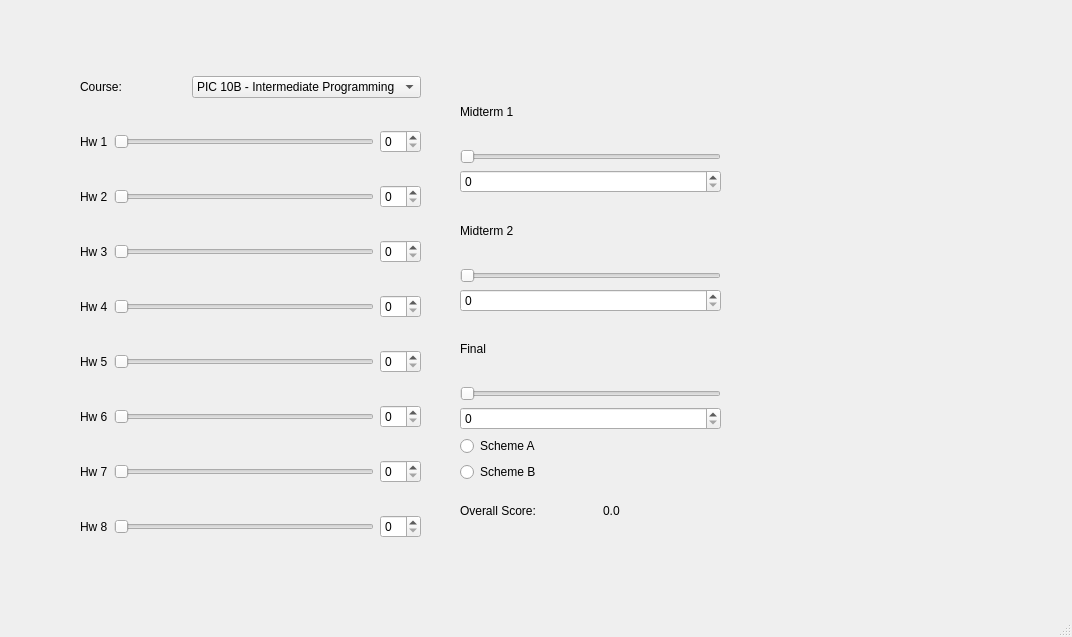
<?xml version="1.0" encoding="UTF-8"?>
<ui version="4.0">
 <class>grade_calculator</class>
 <widget class="QMainWindow" name="grade_calculator">
  <property name="geometry">
   <rect>
    <x>0</x>
    <y>0</y>
    <width>1072</width>
    <height>637</height>
   </rect>
  </property>
  <property name="windowTitle">
   <string>grade_calculator</string>
  </property>
  <widget class="QWidget" name="centralwidget">
   <widget class="QWidget" name="">
    <property name="geometry">
     <rect>
      <x>80</x>
      <y>50</y>
      <width>341</width>
      <height>521</height>
     </rect>
    </property>
    <layout class="QVBoxLayout" name="verticalLayout">
     <item>
      <layout class="QHBoxLayout" name="horizontalLayout_6">
       <item>
        <widget class="QLabel" name="label">
         <property name="text">
          <string>Course:</string>
         </property>
        </widget>
       </item>
       <item>
        <widget class="QComboBox" name="course_selection">
         <item>
          <property name="text">
           <string>PIC 10B - Intermediate Programming</string>
          </property>
         </item>
         <item>
          <property name="text">
           <string>PIC 10C - Advanced Programming</string>
          </property>
         </item>
        </widget>
       </item>
      </layout>
     </item>
     <item>
      <layout class="QGridLayout" name="gridLayout_4">
       <item row="0" column="1">
        <widget class="QSlider" name="hw_slider_1">
         <property name="orientation">
          <enum>Qt::Horizontal</enum>
         </property>
        </widget>
       </item>
       <item row="0" column="2">
        <widget class="QSpinBox" name="hw_sbox_1"/>
       </item>
       <item row="0" column="0">
        <widget class="QLabel" name="label_2">
         <property name="text">
          <string>Hw 1</string>
         </property>
        </widget>
       </item>
      </layout>
     </item>
     <item>
      <layout class="QGridLayout" name="gridLayout_3">
       <item row="0" column="0">
        <widget class="QLabel" name="label_3">
         <property name="text">
          <string>Hw 2</string>
         </property>
        </widget>
       </item>
       <item row="0" column="1">
        <widget class="QSlider" name="hw_slider_2">
         <property name="orientation">
          <enum>Qt::Horizontal</enum>
         </property>
        </widget>
       </item>
       <item row="0" column="2">
        <widget class="QSpinBox" name="hw_sbox_2"/>
       </item>
      </layout>
     </item>
     <item>
      <layout class="QGridLayout" name="gridLayout_2">
       <item row="0" column="0">
        <widget class="QLabel" name="label_4">
         <property name="text">
          <string>Hw 3</string>
         </property>
        </widget>
       </item>
       <item row="0" column="1">
        <widget class="QSlider" name="hw_slider_3">
         <property name="orientation">
          <enum>Qt::Horizontal</enum>
         </property>
        </widget>
       </item>
       <item row="0" column="2">
        <widget class="QSpinBox" name="hw_sbox_3"/>
       </item>
      </layout>
     </item>
     <item>
      <layout class="QGridLayout" name="gridLayout">
       <item row="0" column="0">
        <widget class="QLabel" name="label_5">
         <property name="text">
          <string>Hw 4</string>
         </property>
        </widget>
       </item>
       <item row="0" column="1">
        <widget class="QSlider" name="hw_slider_4">
         <property name="orientation">
          <enum>Qt::Horizontal</enum>
         </property>
        </widget>
       </item>
       <item row="0" column="2">
        <widget class="QSpinBox" name="hw_sbox_4"/>
       </item>
      </layout>
     </item>
     <item>
      <layout class="QHBoxLayout" name="horizontalLayout_4">
       <item>
        <widget class="QLabel" name="label_6">
         <property name="text">
          <string>Hw 5</string>
         </property>
        </widget>
       </item>
       <item>
        <widget class="QSlider" name="hw_slider_5">
         <property name="orientation">
          <enum>Qt::Horizontal</enum>
         </property>
        </widget>
       </item>
       <item>
        <widget class="QSpinBox" name="hw_sbox_5"/>
       </item>
      </layout>
     </item>
     <item>
      <layout class="QHBoxLayout" name="horizontalLayout_3">
       <item>
        <widget class="QLabel" name="label_7">
         <property name="text">
          <string>Hw 6</string>
         </property>
        </widget>
       </item>
       <item>
        <widget class="QSlider" name="hw_slider_6">
         <property name="orientation">
          <enum>Qt::Horizontal</enum>
         </property>
        </widget>
       </item>
       <item>
        <widget class="QSpinBox" name="hw_sbox_6"/>
       </item>
      </layout>
     </item>
     <item>
      <layout class="QHBoxLayout" name="horizontalLayout_2">
       <item>
        <widget class="QLabel" name="label_8">
         <property name="text">
          <string>Hw 7</string>
         </property>
        </widget>
       </item>
       <item>
        <widget class="QSlider" name="hw_slider_7">
         <property name="orientation">
          <enum>Qt::Horizontal</enum>
         </property>
        </widget>
       </item>
       <item>
        <widget class="QSpinBox" name="hw_sbox_7"/>
       </item>
      </layout>
     </item>
     <item>
      <layout class="QHBoxLayout" name="horizontalLayout">
       <item>
        <widget class="QLabel" name="label_9">
         <property name="text">
          <string>Hw 8</string>
         </property>
        </widget>
       </item>
       <item>
        <widget class="QSlider" name="hw_slider_8">
         <property name="orientation">
          <enum>Qt::Horizontal</enum>
         </property>
        </widget>
       </item>
       <item>
        <widget class="QSpinBox" name="spinBox_8"/>
       </item>
      </layout>
     </item>
    </layout>
   </widget>
   <widget class="QWidget" name="">
    <property name="geometry">
     <rect>
      <x>460</x>
      <y>500</y>
      <width>160</width>
      <height>22</height>
     </rect>
    </property>
    <layout class="QHBoxLayout" name="horizontalLayout_5">
     <item>
      <widget class="QLabel" name="label_13">
       <property name="text">
        <string>Overall Score: </string>
       </property>
      </widget>
     </item>
     <item>
      <spacer name="horizontalSpacer">
       <property name="orientation">
        <enum>Qt::Horizontal</enum>
       </property>
       <property name="sizeHint" stdset="0">
        <size>
         <width>40</width>
         <height>20</height>
        </size>
       </property>
      </spacer>
     </item>
     <item>
      <widget class="QLabel" name="final_grade_label">
       <property name="text">
        <string>0.0</string>
       </property>
      </widget>
     </item>
    </layout>
   </widget>
   <widget class="QWidget" name="">
    <property name="geometry">
     <rect>
      <x>460</x>
      <y>81</y>
      <width>261</width>
      <height>401</height>
     </rect>
    </property>
    <layout class="QVBoxLayout" name="verticalLayout_2">
     <item>
      <widget class="QLabel" name="label_10">
       <property name="text">
        <string>Midterm 1</string>
       </property>
      </widget>
     </item>
     <item>
      <widget class="QSlider" name="midterm_slider_1">
       <property name="orientation">
        <enum>Qt::Horizontal</enum>
       </property>
      </widget>
     </item>
     <item>
      <widget class="QSpinBox" name="midterm_sbox_1"/>
     </item>
     <item>
      <widget class="QLabel" name="label_11">
       <property name="text">
        <string>Midterm 2</string>
       </property>
      </widget>
     </item>
     <item>
      <widget class="QSlider" name="midterm_slider_2">
       <property name="orientation">
        <enum>Qt::Horizontal</enum>
       </property>
      </widget>
     </item>
     <item>
      <widget class="QSpinBox" name="midterm_sbox_2"/>
     </item>
     <item>
      <widget class="QLabel" name="label_12">
       <property name="text">
        <string>Final</string>
       </property>
      </widget>
     </item>
     <item>
      <widget class="QSlider" name="final_slider">
       <property name="orientation">
        <enum>Qt::Horizontal</enum>
       </property>
      </widget>
     </item>
     <item>
      <widget class="QSpinBox" name="final_sbox"/>
     </item>
     <item>
      <widget class="QRadioButton" name="radio_A">
       <property name="text">
        <string>Scheme A</string>
       </property>
      </widget>
     </item>
     <item>
      <widget class="QRadioButton" name="radio_B">
       <property name="text">
        <string>Scheme B</string>
       </property>
      </widget>
     </item>
    </layout>
   </widget>
  </widget>
  <widget class="QMenuBar" name="menubar">
   <property name="geometry">
    <rect>
     <x>0</x>
     <y>0</y>
     <width>1072</width>
     <height>26</height>
    </rect>
   </property>
  </widget>
  <widget class="QStatusBar" name="statusbar"/>
 </widget>
 <resources/>
 <connections/>
</ui>
